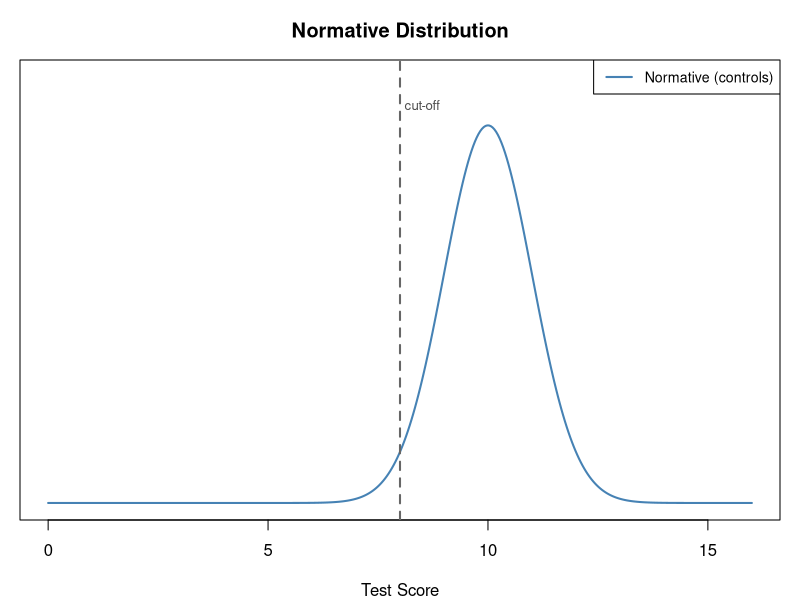
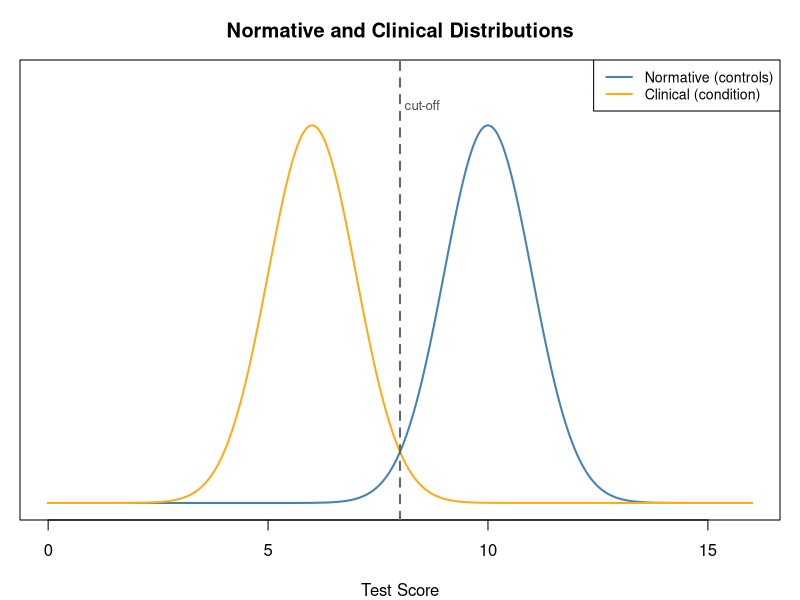
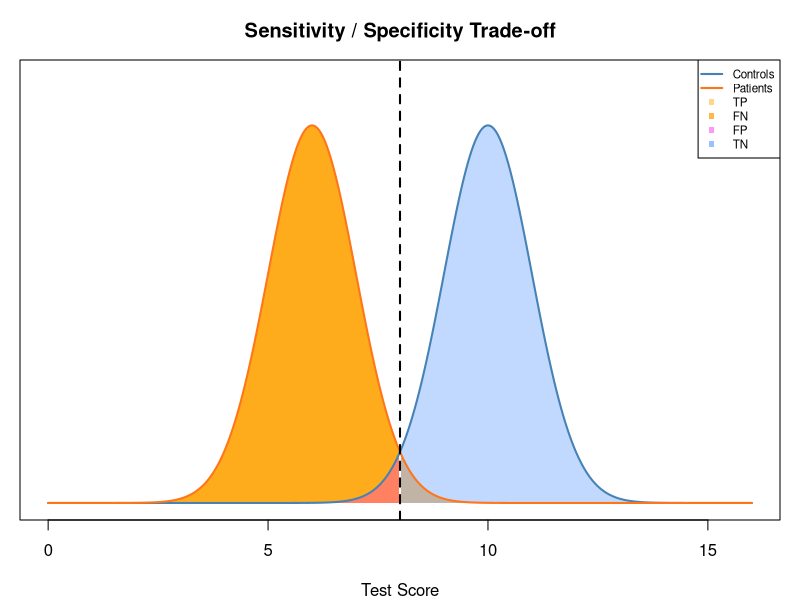
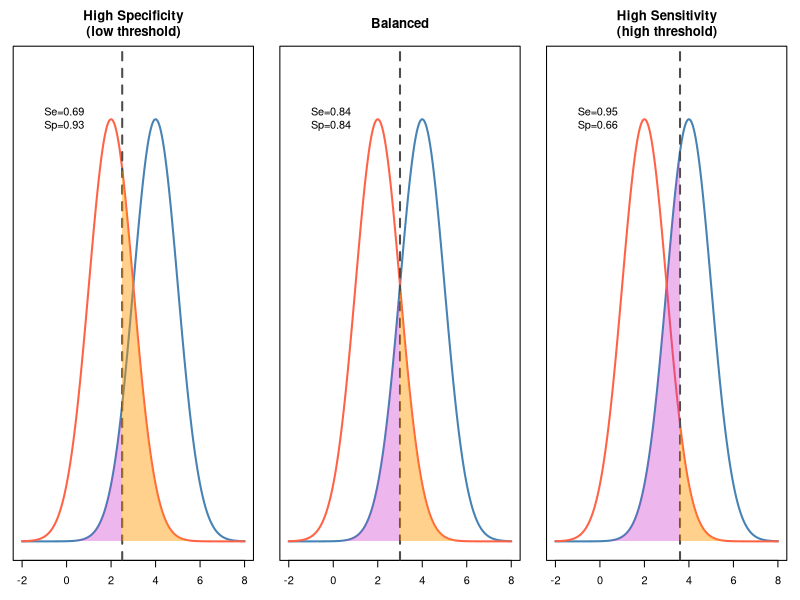
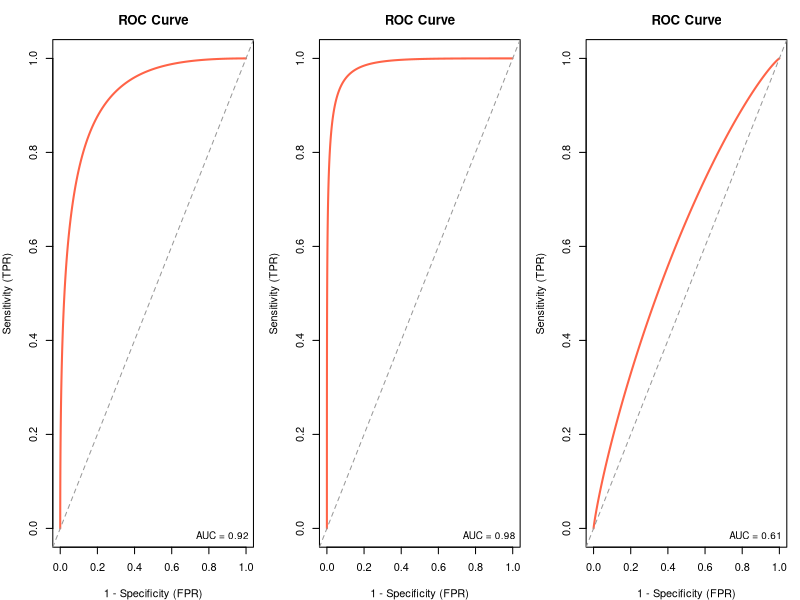

Write R code to recreate these figures, in order.
## ---- chunk 1
#| echo: FALSE
#| fig.width: 6.5
#| fig.height: 3.5
#| fig.dpi: 100

x <- seq(0, 16, length.out = 400)
y_ctrl <- dnorm(x, mean = 10, sd = 1)
y_clin <- dnorm(x, mean = 6, sd = 1)

par(mar = c(4, 1, 3, 1))
plot(x, y_ctrl, type = "l", lwd = 2, col = "steelblue",
     yaxt = "n", ylab = "", xlab = "Test Score",
     main = "Normative Distribution", ylim = c(0, 0.45), xlim=c(0,16))
#lines(x, y_clin, lwd = 2, col = "#FFAC1C")
abline(v = 8, lty = 2, lwd = 2, col = "gray40")
legend("topright",
       legend = c("Normative (controls)"),
       col = c("steelblue"), lwd = 2, cex = 0.85)
text(8.1, 0.42, "cut-off", col = "gray30", cex = 0.8, adj = 0)
## ---- chunk 2
#| echo: FALSE
#| fig.width: 6.5
#| fig.height: 3.5
#| fig.dpi: 100

x <- seq(0, 16, length.out = 400)
y_ctrl <- dnorm(x, mean = 10, sd = 1)
y_clin <- dnorm(x, mean = 6, sd = 1)

par(mar = c(4, 1, 3, 1))
plot(x, y_ctrl, type = "l", lwd = 2, col = "steelblue",
     yaxt = "n", ylab = "", xlab = "Test Score",
     main = "Normative and Clinical Distributions", ylim = c(0, 0.45), xlim=c(0,16))
lines(x, y_clin, lwd = 2, col = "#FFAC1C")
abline(v = 8, lty = 2, lwd = 2, col = "gray40")
legend("topright",
       legend = c("Normative (controls)", "Clinical (condition)"),
       col = c("steelblue", "#FFAC1C"), lwd = 2, cex = 0.85)
text(8.1, 0.42, "cut-off", col = "gray30", cex = 0.8, adj = 0)
## ---- chunk 3
#| echo: FALSE
#| fig.width: 6.5
#| fig.height: 3.8
#| fig.dpi: 100

x <- seq(0, 16, length.out = 400)
y_c   <-  dnorm(x, mean = 10, sd = 1)  # controls
y_p   <- dnorm(x, mean = 6, sd = 1)   # patients
cut   <- 8

par(mar = c(4, 1, 3, 1))
plot(x, y_c, type = "n", yaxt = "n", ylab = "",
     xlab = "Test Score", main = "Sensitivity / Specificity Trade-off",
     ylim = c(0, 0.45))

# FN (patients above cut-off)
xi <- x[x >= cut]; polygon(c(xi, rev(xi)), c(y_p[x >= cut], rep(0, sum(x >= cut))),
        col = rgb(1, 0.6, 0, 0.5), border = NA)
# TP (patients below cut-off)
xi <- x[x <= cut]; polygon(c(xi, rev(xi)), c(y_p[x <= cut], rep(0, sum(x <= cut))),
        col = "#FFAC1C", border = NA)
# FP (controls below cut-off)
xi <- x[x <= cut]; polygon(c(xi, rev(xi)), c(y_c[x <= cut], rep(0, sum(x <= cut))),
        col = rgb(1, 0.2, 0.9, 0.35), border = NA)
# TN (controls above cut-off)
xi <- x[x >= cut]; polygon(c(xi, rev(xi)), c(y_c[x >= cut], rep(0, sum(x >= cut))),
        col = rgb(0.2, 0.5, 1, 0.3), border = NA)

lines(x, y_c, lwd = 2, col = "steelblue")
lines(x, y_p, lwd = 2, col = "#FF7518")
abline(v = cut, lty = 2, lwd = 2)

legend("topright", cex = 0.7,
       legend = c("Controls", "Patients", "TP", "FN", "FP", "TN"),
       col    = c("steelblue","#FF7518", rgb(1,0.67,0.1,0.5),
                  rgb(1,0.6,0,0.7), rgb(1,0.2,0.9,0.5), rgb(0.2,0.5,1,0.5)),
       lwd    = c(2,2,NA,NA,NA,NA),
       pch    = c(NA,NA,15,15,15,15))
## ---- chunk 4
#| echo: FALSE
#| fig.width: 7
#| fig.height: 4
#| fig.dpi: 100

x   <- seq(-2, 8, length.out = 500)
y_c <- dnorm(x, mean = 4, sd = 1)
y_p <- dnorm(x, mean = 2, sd = 1)

scenarios <- list(
  list(cut = 2.5, label = "High Specificity\n(low threshold)"),
  list(cut = 3.0, label = "Balanced"),
  list(cut = 3.6, label = "High Sensitivity\n(high threshold)")
)

par(mfrow = c(1, 3), mar = c(3, 1, 3.5, 1))
for (s in scenarios) {
  cut <- s$cut
  se_v <- round(pnorm(cut, 2, 1), 2)
  sp_v <- round(1 - pnorm(cut, 4, 1), 2)

  plot(x, y_c, type = "l", lwd = 2, col = "steelblue",
       yaxt = "n", ylab = "", xlab = "",
       main = s$label, ylim = c(0, 0.45), cex.main = 1.2)
  lines(x, y_p, lwd = 2, col = "tomato")
  abline(v = cut, lty = 2, lwd = 2, col = "gray30")

  # FN shading
  xi <- x[x > cut]
  polygon(c(xi, rev(xi)), c(y_p[x > cut], rep(0, sum(x > cut))),
          col = rgb(1, 0.6, 0, 0.45), border = NA)
  # FP shading
  xi <- x[x <= cut]
  polygon(c(xi, rev(xi)), c(y_c[x <= cut], rep(0, sum(x <= cut))),
          col = rgb(0.8, 0.2, 0.8, 0.35), border = NA)

  text(-1, 0.40, sprintf("Se=%.2f\nSp=%.2f", se_v, sp_v), cex = 1, adj = 0)
}
## ---- chunk 5
#| echo: FALSE
#| fig.width: 4.5
#| fig.height: 4.5
#| fig.dpi: 100
#| out-width: "75%"
#| fig-align: "center"

cuts  <- seq(-2, 8, length.out = 300)
sens  <- pnorm(cuts, mean = 2, sd = 1)        # P(X < cut | patient)
fpr   <- 1 - pnorm(cuts, mean = 4, sd = 1)   # P(X < cut | control)

# Sort by FPR for clean plotting
ord  <- order(fpr)
#fpr  <- fpr[ord]; sens <- sens[ord]

par(mar = c(4, 4, 3, 1))
plot(1-fpr, sens, type = "l", lwd = 2, col = "tomato",
     xlab = "1 - Specificity (FPR)", ylab = "Sensitivity (TPR)",
     main = "ROC Curve", xlim = c(0,1), ylim = c(0,1))

abline(0, 1, lty = 2, col = "gray60")

# AUC via trapezoid rule
auc <- sum(diff(fpr[ord]) * (head(sens[ord],-1) + tail(sens[ord],-1)) / 2) # note that sens and spec are ordered.

legend("bottomright", legend = sprintf("AUC = %.2f", auc),
       bty = "n", cex = 0.9)
## ---- chunk 6
#| echo: FALSE
#| fig.width: 4.5
#| fig.height: 4.5
#| fig.dpi: 100
#| out-width: "75%"
#| fig-align: "center"

cuts  <- seq(-2, 8, length.out = 300)
sens  <- pnorm(cuts, mean = 2, sd = 1)        # P(X < cut | patient)
fpr   <- 1 - pnorm(cuts, mean = 5, sd = 1)   # P(X < cut | control) ## NOTE different in mean

# Sort by FPR for clean plotting
ord  <- order(fpr)
#fpr  <- fpr[ord]; sens <- sens[ord]

par(mar = c(4, 4, 3, 1))
plot(1-fpr, sens, type = "l", lwd = 2, col = "tomato",
     xlab = "1 - Specificity (FPR)", ylab = "Sensitivity (TPR)",
     main = "ROC Curve", xlim = c(0,1), ylim = c(0,1))

abline(0, 1, lty = 2, col = "gray60")

# AUC via trapezoid rule
auc <- sum(diff(fpr[ord]) * (head(sens[ord],-1) + tail(sens[ord],-1)) / 2) # note that sens and spec are ordered.

legend("bottomright", legend = sprintf("AUC = %.2f", auc),
       bty = "n", cex = 0.9)
## ---- chunk 7
#| echo: FALSE
#| fig.width: 4.5
#| fig.height: 4.5
#| fig.dpi: 100
#| out-width: "75%"
#| fig-align: "center"

cuts  <- seq(-2, 8, length.out = 300)
sens  <- pnorm(cuts, mean = 2, sd = 1)        # P(X < cut | patient)
fpr   <- 1 - pnorm(cuts, mean = 2.4, sd = 1)   # P(X < cut | control) ## NOTE different in mean

# Sort by FPR for clean plotting
ord  <- order(fpr)
#fpr  <- fpr[ord]; sens <- sens[ord]

par(mar = c(4, 4, 3, 1))
plot(1-fpr, sens, type = "l", lwd = 2, col = "tomato",
     xlab = "1 - Specificity (FPR)", ylab = "Sensitivity (TPR)",
     main = "ROC Curve", xlim = c(0,1), ylim = c(0,1))

abline(0, 1, lty = 2, col = "gray60")

# AUC via trapezoid rule
auc <- sum(diff(fpr[ord]) * (head(sens[ord],-1) + tail(sens[ord],-1)) / 2) # note that sens and spec are ordered.

legend("bottomright", legend = sprintf("AUC = %.2f", auc),
       bty = "n", cex = 0.9)
